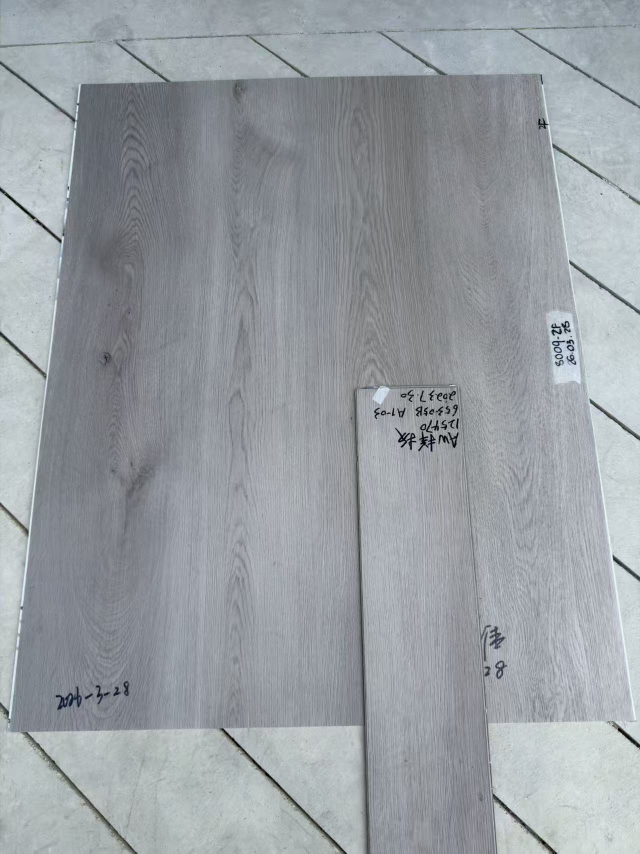
#> input picture batch_test/case1.jpg, 1280 x 1707 px (shown at 1/2 size)
$ python -i elite_expert_match.py   (imports and definitions only)   (older library calls are emulated)
#> lines starting #> are read from the running program, lines starting #| are printed output that depends on the picture; after the words box and inside, x2 and y2 are one past the last pixel; in counts of white or black regions, pixels touching at a corner belong together
#> further down, picture is the input picture: shape (1707, 1280, 3); mean B, G, R 162.8, 157.9, 152.4
### elite_color_science.py
"""
SENIA Elite — 统一色彩科学核心模块
====================================
所有色彩转换和色差计算的唯一权威实现。
其他模块应从此处导入，而非各自维护副本。

包含:
  - sRGB ↔ Linear RGB (IEC 61966-2-1)
  - Linear RGB ↔ XYZ (D65/D50)
  - XYZ ↔ CIELAB
  - CIEDE2000 (Sharma 2005, 已通过34对参考数据验证)
  - 标量版和NumPy向量版

精度: float64标量 / float32向量, 无8-bit量化瓶颈
"""

from __future__ import annotations

import math
from typing import Any

import numpy as np

# ─── 常量 ──────────────────────────────────────────────────

# CIE D65 白点
D65_X, D65_Y, D65_Z = 0.95047, 1.0, 1.08883
# CIE D50 白点
D50_X, D50_Y, D50_Z = 0.96422, 1.0, 0.82521
# sRGB → XYZ (D65) 矩阵 (IEC 61966-2-1)
SRGB_TO_XYZ_D65 = np.array([
    [0.4124564, 0.3575761, 0.1804375],
    [0.2126729, 0.7151522, 0.0721750],
    [0.0193339, 0.1191920, 0.9503041],
], dtype=np.float64)
# LAB 常量
_LAB_EPS = 0.008856  # (6/29)^3
_LAB_KAPPA = 903.3    # (29/6)^2 * 3


# ─── sRGB Gamma ────────────────────────────────────────────

def srgb_to_linear(c: float) -> float:
    """sRGB gamma linearization (IEC 61966-2-1). Input/output in [0,1]."""
    return c / 12.92 if c <= 0.04045 else ((c + 0.055) / 1.055) ** 2.4


def linear_to_srgb(c: float) -> float:
    """Linear to sRGB gamma compression. Input/output in [0,1]."""
    return 12.92 * c if c <= 0.0031308 else 1.055 * c ** (1.0 / 2.4) - 0.055


# ─── 标量 LAB 转换 ─────────────────────────────────────────

def _lab_f(t: float) -> float:
    return t ** (1.0 / 3.0) if t > _LAB_EPS else (_LAB_KAPPA * t + 16.0) / 116.0


# [16 lines left out: function rgb_to_lab_scalar, not called in this run]


# ─── NumPy向量 LAB 转换 ────────────────────────────────────

def bgr_to_lab_float32(image_bgr: np.ndarray) -> np.ndarray:
    """BGR(uint8) → CIELAB(float32). D65白点. 全精度无8-bit量化."""
    img = image_bgr.astype(np.float32) / 255.0
    linear = np.where(img <= 0.04045, img / 12.92, ((img + 0.055) / 1.055) ** 2.4)
    r, g, b = linear[..., 2], linear[..., 1], linear[..., 0]
    x = r * 0.4124564 + g * 0.3575761 + b * 0.1804375
    y = r * 0.2126729 + g * 0.7151522 + b * 0.0721750
    z = r * 0.0193339 + g * 0.1191920 + b * 0.9503041
    xr, yr, zr = x / D65_X, y / D65_Y, z / D65_Z
    fx = np.where(xr > _LAB_EPS, np.cbrt(xr), (_LAB_KAPPA * xr + 16.0) / 116.0)
    fy = np.where(yr > _LAB_EPS, np.cbrt(yr), (_LAB_KAPPA * yr + 16.0) / 116.0)
    fz = np.where(zr > _LAB_EPS, np.cbrt(zr), (_LAB_KAPPA * zr + 16.0) / 116.0)
    lab = np.empty(image_bgr.shape, dtype=np.float32)
    lab[..., 0] = 116.0 * fy - 16.0
    lab[..., 1] = 500.0 * (fx - fy)
    lab[..., 2] = 200.0 * (fy - fz)
    return lab


# [16 lines left out: function lab_to_rgb_scalar, not called in this run]


# ─── CIEDE2000 标量版 (Sharma 2005) ───────────────────────

def ciede2000_scalar(
    L1: float, a1: float, b1: float,
    L2: float, a2: float, b2: float,
    kL: float = 1.0, kC: float = 1.0, kH: float = 1.0,
) -> dict[str, float]:
    """CIEDE2000 色差 (标量). 已通过Sharma 34对参考数据验证."""
    rad = math.pi / 180.0
    C1 = math.hypot(a1, b1)
    C2 = math.hypot(a2, b2)
    C_bar = (C1 + C2) / 2.0
    G = 0.5 * (1.0 - math.sqrt(C_bar**7 / (C_bar**7 + 25.0**7 + 1e-30)))
    a1p = a1 * (1.0 + G)
    a2p = a2 * (1.0 + G)
    C1p = math.hypot(a1p, b1)
    C2p = math.hypot(a2p, b2)
    h1p = math.degrees(math.atan2(b1, a1p)) % 360.0
    h2p = math.degrees(math.atan2(b2, a2p)) % 360.0

    dLp = L2 - L1
    dCp = C2p - C1p

    if C1p * C2p == 0:
        dhp = 0.0
    elif abs(h2p - h1p) <= 180.0:
        dhp = h2p - h1p
    elif h2p - h1p > 180.0:
        dhp = h2p - h1p - 360.0
    else:
        dhp = h2p - h1p + 360.0
    dHp = 2.0 * math.sqrt(C1p * C2p) * math.sin(dhp / 2.0 * rad)

    Lp = (L1 + L2) / 2.0
    Cp = (C1p + C2p) / 2.0

    if C1p * C2p == 0:
        hp = h1p + h2p
    elif abs(h1p - h2p) <= 180.0:
        hp = (h1p + h2p) / 2.0
    elif h1p + h2p < 360.0:
        hp = (h1p + h2p + 360.0) / 2.0
    else:
        hp = (h1p + h2p - 360.0) / 2.0

    T = (1.0 - 0.17 * math.cos((hp - 30.0) * rad)
         + 0.24 * math.cos(2.0 * hp * rad)
         + 0.32 * math.cos((3.0 * hp + 6.0) * rad)
         - 0.20 * math.cos((4.0 * hp - 63.0) * rad))
    SL = 1.0 + 0.015 * (Lp - 50.0) ** 2 / math.sqrt(20.0 + (Lp - 50.0) ** 2)
    SC = 1.0 + 0.045 * Cp
    SH = 1.0 + 0.015 * Cp * T
    RT = (-2.0 * math.sqrt(Cp**7 / (Cp**7 + 25.0**7 + 1e-30))
          * math.sin(60.0 * math.exp(-((hp - 275.0) / 25.0) ** 2) * rad))

    vL = dLp / (SL * kL)
    vC = dCp / (SC * kC)
    vH = dHp / (SH * kH)
    total = math.sqrt(max(0.0, vL**2 + vC**2 + vH**2 + RT * vC * vH))
    return {"total": total, "dL": vL, "dC": vC, "dH": vH}


# ─── CIEDE2000 NumPy向量版 ─────────────────────────────────

# [41 lines left out: function ciede2000_vectorized, not called in this run]

### elite_expert_match.py
"""
SENIA Elite — 专家级对色引擎
============================
模拟对色老员工的工作方式:
  1. 多板一致性检测 — 找出最不匹配的板子
  2. 相邻边界对比 — 沿接缝线取色对比
  3. 方向性诊断 — "偏黄0.3度+偏暗0.8度"
  4. 木纹纹理一致性 — 纹理方向/密度对比
  5. 综合专家判定 — 中文摘要 + 放行建议

设计理念:
  老员工看的是 "整体感觉" 而非单个数字.
  本模块输出的是 "人话" 而非 ΔE 表格.
"""

from __future__ import annotations

import math
from dataclasses import dataclass, field
from typing import Any

import cv2
import numpy as np

from elite_color_science import ciede2000_scalar, bgr_to_lab_float32


# ─── 板材区域检测 ──────────────────────────────────────────

def _detect_plank_regions(image_bgr: np.ndarray, min_area_ratio: float = 0.01,
                          max_area_ratio: float = 0.75) -> list[dict[str, Any]]:
    """检测图像中的所有板材区域(矩形). 返回按面积降序排列."""
#> called with min_area_ratio = 0.01, max_area_ratio = 0.75
    h, w = image_bgr.shape[:2]
    total_area = float(h * w)
    gray = cv2.cvtColor(image_bgr, cv2.COLOR_BGR2GRAY)

    # 多策略边缘检测 + K-Means色彩分割
    blurred = cv2.GaussianBlur(gray, (5, 5), 0)
    edges = cv2.Canny(blurred, 20, 80)
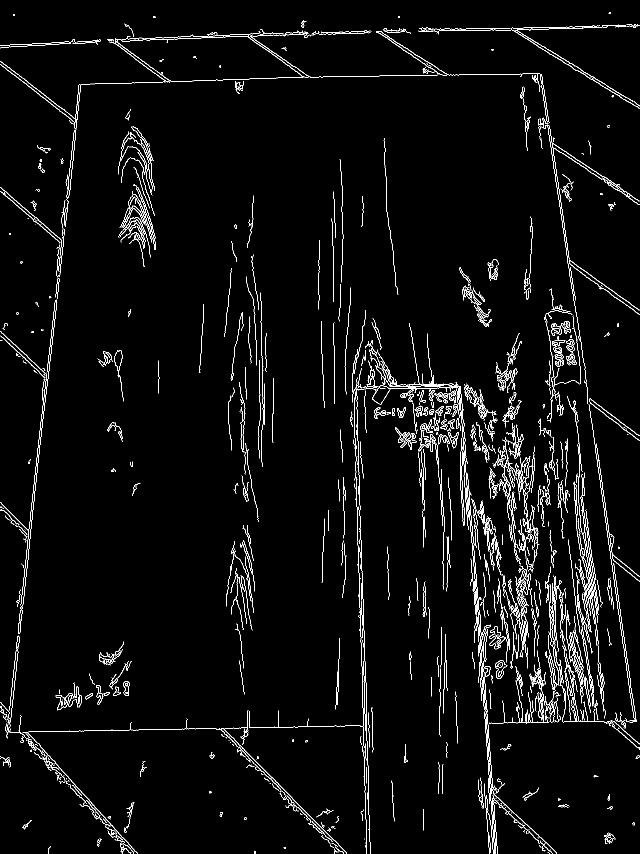
#> edges: shape (1707, 1280) (shown at 1/2 size); 3.3% white in thin lines or dots
    _, otsu = cv2.threshold(blurred, 0, 255, cv2.THRESH_BINARY + cv2.THRESH_OTSU)
#> otsu: shape (1707, 1280); 50.8% white; 1312 black regions (960 under 20 px), largest, box (x1, y1, x2, y2) and area: (0, 0, 1115, 1707) 1013882, (632, 0, 1280, 218) 15032, (51, 0, 142, 28) 1542
    adapt = cv2.adaptiveThreshold(blurred, 255, cv2.ADAPTIVE_THRESH_GAUSSIAN_C,
                                   cv2.THRESH_BINARY, 31, 5)
#> adapt: shape (1707, 1280); 88.2% white; 10413 black regions (8045 under 20 px), largest, box (x1, y1, x2, y2) and area: (16, 79, 601, 1444) 15298, (558, 715, 916, 1707) 10053, (240, 63, 874, 419) 5352
    combined = cv2.bitwise_or(edges, cv2.bitwise_or(otsu, adapt))
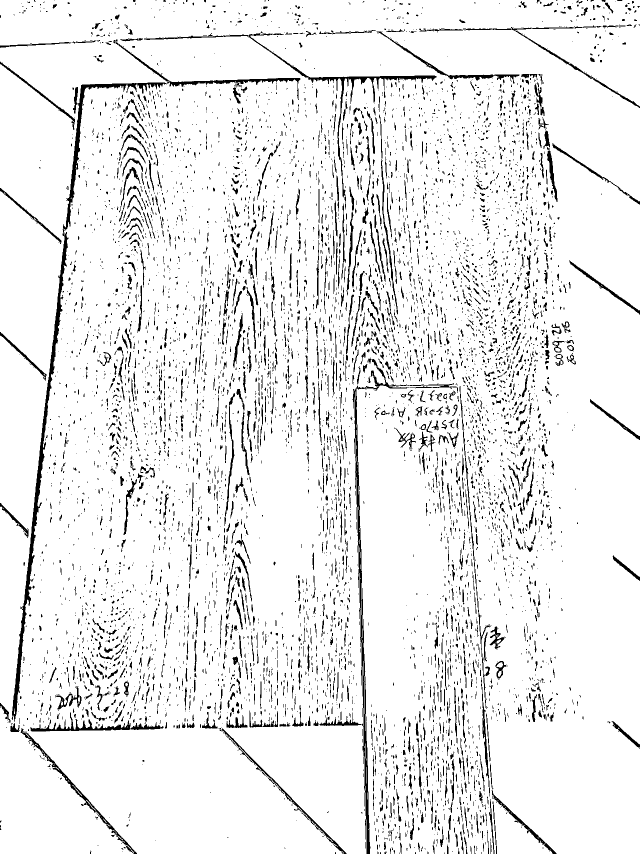
#> combined: shape (1707, 1280) (shown at 1/2 size); 92.4% white; 6904 black regions (5378 under 20 px), largest, box (x1, y1, x2, y2) and area: (23, 79, 601, 1444) 13415, (639, 718, 818, 1707) 6767, (288, 63, 874, 419) 4116

    kernel = cv2.getStructuringElement(cv2.MORPH_RECT, (9, 9))
    closed = cv2.morphologyEx(combined, cv2.MORPH_CLOSE, kernel, iterations=3)
#> closed: shape (1707, 1280); every value is 255
    closed = cv2.morphologyEx(closed, cv2.MORPH_OPEN, cv2.getStructuringElement(cv2.MORPH_RECT, (5, 5)))

    contours_raw, _ = cv2.findContours(closed, cv2.RETR_TREE, cv2.CHAIN_APPROX_SIMPLE)
#> contours_raw = [[[0, 0], [0, 1706], [1279, 1706], [1279, 0]]]
    contours = list(contours_raw)
#> contours = [[[0, 0], [0, 1706], [1279, 1706], [1279, 0]]]

    # 同时用LAB色彩分割找候选
    small = cv2.resize(image_bgr, (300, int(300 * h / w)), interpolation=cv2.INTER_AREA)
    lab_small = cv2.cvtColor(small, cv2.COLOR_BGR2LAB)
#> lab_small: shape (400, 300, 3); mean of channels 0, 1, 2 164.9, 127, 124.7
    pixels_flat = lab_small.reshape(-1, 3).astype(np.float32)
    criteria = (cv2.TERM_CRITERIA_EPS + cv2.TERM_CRITERIA_MAX_ITER, 10, 1.0)
    _, labels, _ = cv2.kmeans(pixels_flat, 4, None, criteria, 3, cv2.KMEANS_PP_CENTERS)
    labels_2d = labels.reshape(lab_small.shape[:2])
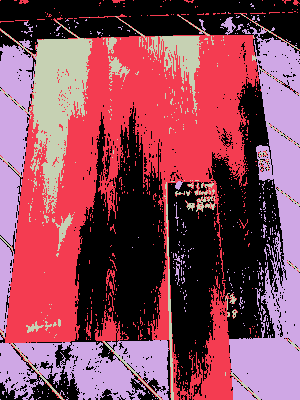
#> labels_2d: shape (400, 300) int32; 4 distinct labels, from 0 to 3; one colour per label, 0 black
    scale_y, scale_x = h / lab_small.shape[0], w / lab_small.shape[1]
    for lbl in range(4):
        mask_small = (labels_2d == lbl).astype(np.uint8) * 255
        mask_full = cv2.resize(mask_small, (w, h), interpolation=cv2.INTER_NEAREST)
        seg_contours, _ = cv2.findContours(mask_full, cv2.RETR_EXTERNAL, cv2.CHAIN_APPROX_SIMPLE)
        contours.extend(seg_contours)
#> this loop made 4 passes
#> pass 1, in _detect_plank_regions, `mask_full = cv2.resize(mask_small, (w, h), interpolation=cv2.INTER_NEA..`:
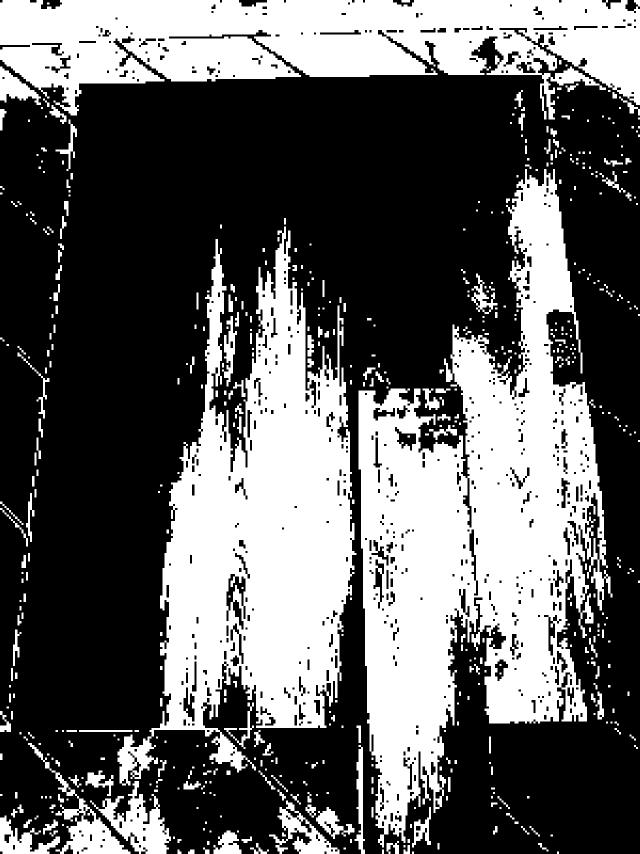
#> mask_full: shape (1707, 1280) (shown at 1/2 size); 37.8% white; 562 white regions (134 under 20 px), largest, box (x1, y1, x2, y2) and area: (717, 338, 1225, 1695) 319240, (235, 453, 713, 1571) 243033, (0, 0, 1280, 239) 187247
#> after the loop:
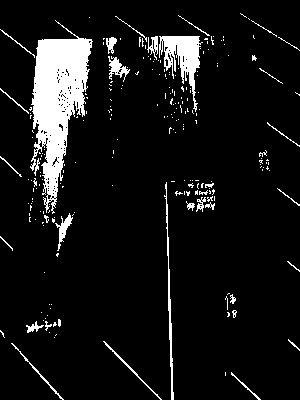
#> mask_small: shape (400, 300); 8.5% white; 231 white regions (195 under 20 px)
#> after the loop, contours = 1779 contours, 802 with area under 20; largest, box (x1, y1, x2, y2) and area: (0, 0, 1280, 1707) 2181974, (9, 141, 1106, 1494) 613600, (717, 338, 1225, 1695) 339656, (235, 453, 713, 1571) 253142, (978, 116, 1280, 1707) 231618

    planks = []
    for cnt in contours:
        area = cv2.contourArea(cnt)
        ratio = area / total_area
        if ratio < min_area_ratio or ratio > max_area_ratio:
            continue
        rect = cv2.minAreaRect(cnt)
        box = cv2.boxPoints(rect).astype(np.int32)
        rect_area = max(rect[1][0] * rect[1][1], 1)
        rectangularity = area / rect_area
        if rectangularity < 0.25:
            continue

        # 提取区域颜色信息
        mask = np.zeros((h, w), dtype=np.uint8)
        cv2.fillConvexPoly(mask, box, 255)
        lab = bgr_to_lab_float32(image_bgr)
        pixels = lab[mask > 0]
        if pixels.shape[0] < 100:
            continue

        mean_L = float(pixels[:, 0].mean())
        mean_a = float(pixels[:, 1].mean())
        mean_b = float(pixels[:, 2].mean())
        chroma = math.sqrt(mean_a ** 2 + mean_b ** 2)

        # 纹理复杂度
        roi_gray = gray.copy()
        roi_gray[mask == 0] = 0
        x0, y0 = box[:, 0].min(), box[:, 1].min()
        x1, y1 = box[:, 0].max(), box[:, 1].max()
        x0, y0 = max(0, x0), max(0, y0)
        x1, y1 = min(w, x1), min(h, y1)
        crop = gray[y0:y1, x0:x1]
        texture = float(cv2.Laplacian(crop, cv2.CV_64F).var()) if crop.size > 100 else 0

        # 宽高比 (板材通常是长条形 w:h > 1.5)
        rect_w = max(rect[1][0], rect[1][1])
        rect_h = min(rect[1][0], rect[1][1])
        aspect = rect_w / max(rect_h, 1)

        # 背景判断: 水泥地面 = 低色度+低纹理+非长条形
        is_background = (chroma < 5 and texture < 100) or (chroma < 3)
        # 非常小或非常方的区域更可能是背景碎片
        if ratio < 0.03 and aspect < 1.5:
            is_background = True

        planks.append({
            "aspect_ratio": round(aspect, 2),
            "box": box,
            "center": (int(rect[0][0]), int(rect[0][1])),
            "area_ratio": round(ratio, 4),
            "rectangularity": round(rectangularity, 3),
            "mean_lab": (round(mean_L, 2), round(mean_a, 2), round(mean_b, 2)),
            "chroma": round(chroma, 2),
            "texture": round(texture, 1),
            "is_background": is_background,
        })
#> this loop made 1779 passes
#> (area, ratio, rect_area, rectangularity, mean_L, mean_a, mean_b, chroma) on pass 1302: (32508, 0.0149, 59670, 0.545, 73.41, -2.71, -1, 2.89)
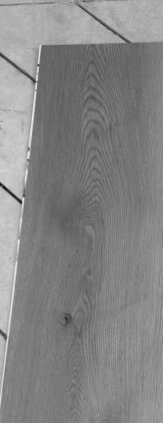
#> crop: shape (845, 325) (shown at 1/2 size); min 3, max 246, mean 132.8
#> mask: shape (1707, 1280); 9% white; 1 white region, box (x1, y1, x2, y2) and area: (79, 78, 405, 924) 197528
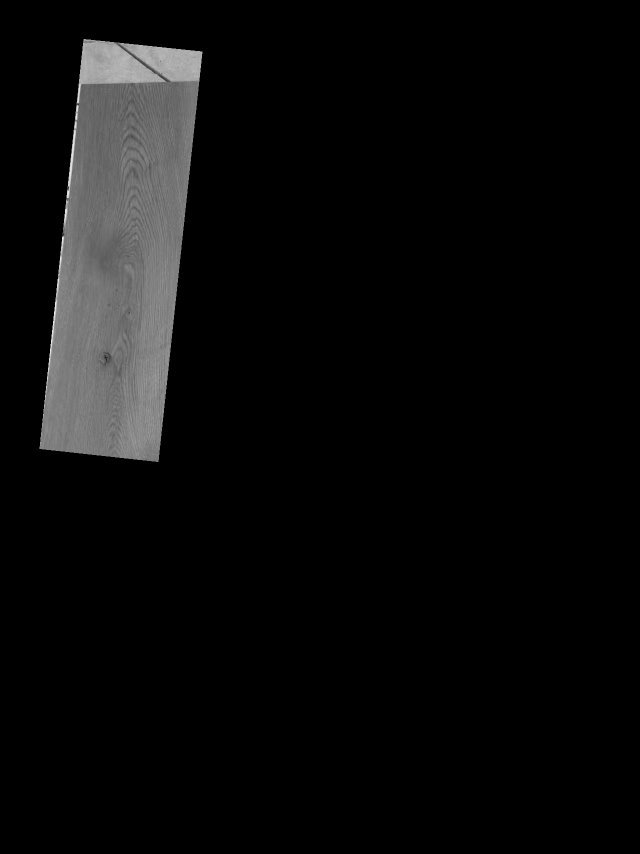
#> roi_gray: shape (1707, 1280) (shown at 1/2 size); min 0, max 246, mean 11.1
#> after the loop, planks = 14 items

    # 过滤背景, 按面积降序
    product_planks = [p for p in planks if not p["is_background"]]
#> product_planks = 12 items
#> (the rest of the program and of its run is left out)
